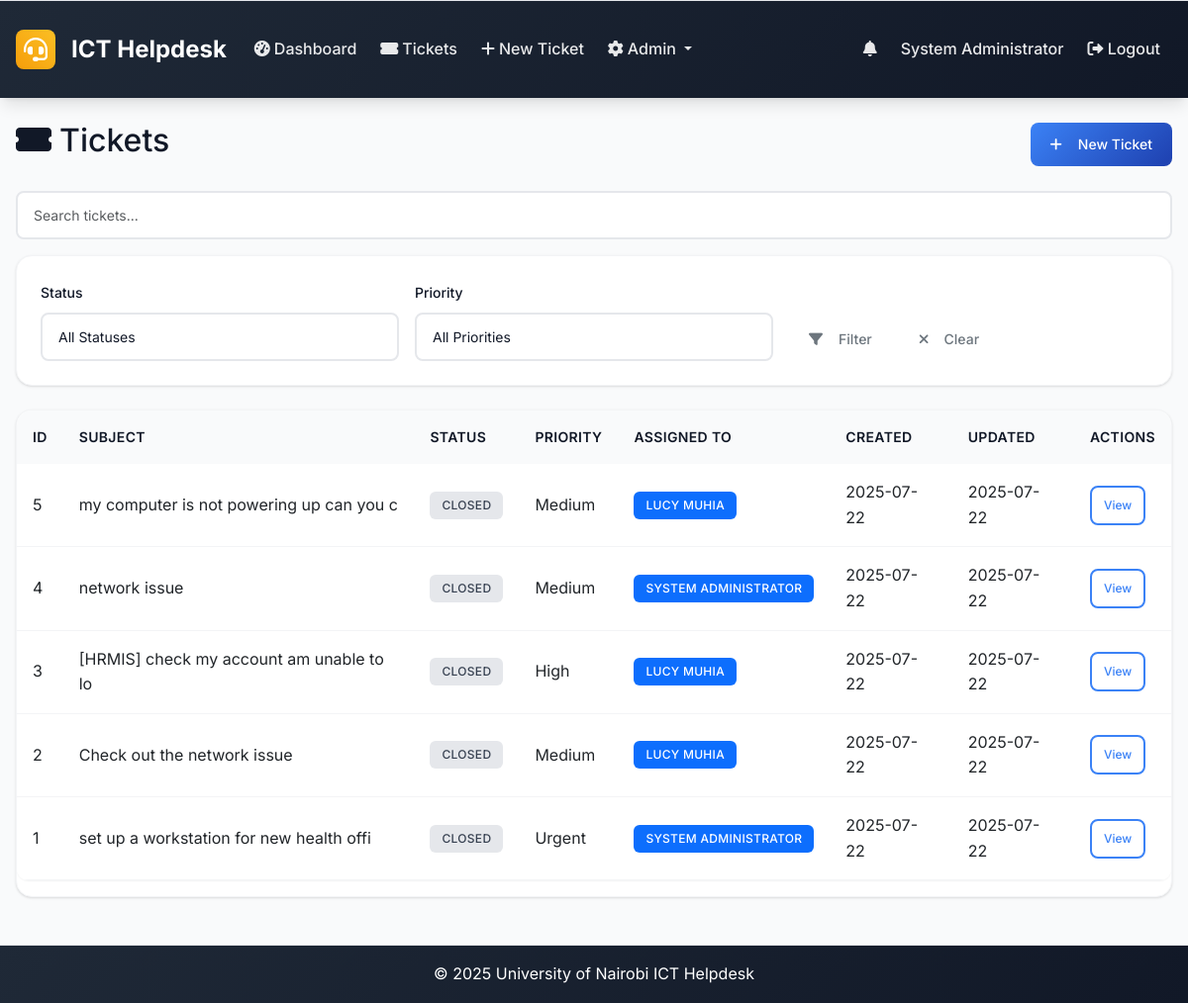
Page /tickets (signed in) on the earlier database version.
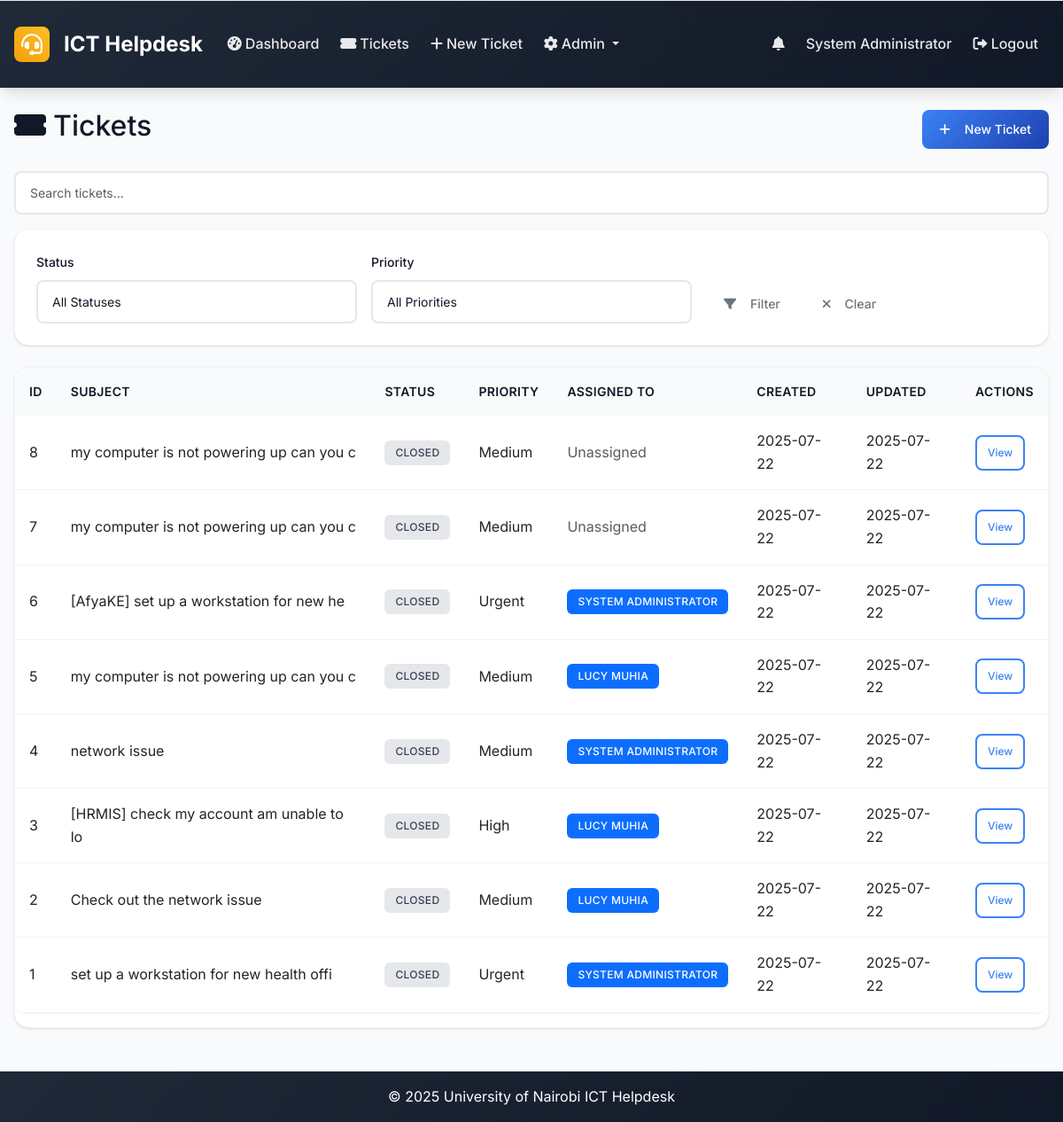
Same page on the later database version.
### models.py (models this page shows, shortened)
class User(UserMixin, db.Model):
    id = db.Column(db.Integer, primary_key=True)
    username = db.Column(db.String(64), unique=True, nullable=False)
    email = db.Column(db.String(120), unique=True, nullable=False)
    password_hash = db.Column(db.String(256), nullable=False)
    full_name = db.Column(db.String(100), nullable=False)
    role = db.Column(db.String(20), nullable=False, default='user')  # admin, intern, user
    created_at = db.Column(db.DateTime, default=datetime.utcnow)
    is_active = db.Column(db.Boolean, default=True)
    is_verified = db.Column(db.Boolean, default=False)
    verification_token = db.Column(db.String(128), nullable=True)
    tickets_created = db.relationship('Ticket', foreign_keys='Ticket.created_by_id', backref='creator', lazy='dynamic')
    assigned_tickets = db.relationship('Ticket', secondary='ticket_assignees', back_populates='assignees', lazy='selectin')
    comments = db.relationship('Comment', backref='author', lazy='dynamic')

class Ticket(db.Model):
    id = db.Column(db.Integer, primary_key=True)
    location = db.Column(db.String(200), nullable=False)
    description = db.Column(Text, nullable=False)
    status = db.Column(db.String(20), nullable=False, default='open')  # open, in_progress, resolved, closed
    priority = db.Column(db.String(20), nullable=False, default='medium')  # low, medium, high, urgent
    created_at = db.Column(db.DateTime, default=datetime.utcnow)
    updated_at = db.Column(db.DateTime, default=datetime.utcnow, onupdate=datetime.utcnow)
    closed_at = db.Column(db.DateTime)
    closed_by_id = db.Column(db.Integer, db.ForeignKey('user.id'), nullable=True)
    due_date = db.Column(db.DateTime, nullable=True)
    created_by_id = db.Column(db.Integer, db.ForeignKey('user.id'), nullable=True)
    category_id = db.Column(db.Integer, db.ForeignKey('category.id'))
    comments = db.relationship('Comment', backref='ticket', lazy='dynamic', cascade='all, delete-orphan')
    attachments = db.relationship('Attachment', backref='ticket', lazy='dynamic', cascade='all, delete-orphan')
    assignees = db.relationship('User', secondary=ticket_assignees, back_populates='assigned_tickets', lazy='selectin')
    closed_by = db.relationship('User', foreign_keys=[closed_by_id], backref='closed_tickets')

### routes.py (the view)
@app.route('/tickets')
@login_required
def tickets_list():
    page = request.args.get('page', 1, type=int)
    status_filter = request.args.get('status', '')
    priority_filter = request.args.get('priority', '')
    query = Ticket.query
    if current_user.role == 'user':
        query = query.filter_by(created_by_id=current_user.id)
    elif current_user.role == 'intern':
        query = query.filter(Ticket.assignees.any(id=current_user.id))
    if status_filter:
        query = query.filter_by(status=status_filter)
    if priority_filter:
        query = query.filter_by(priority=priority_filter)
    tickets = query.order_by(desc(Ticket.created_at)).paginate(
        page=page, per_page=10, error_out=False
    )
    return render_template('tickets_list.html', tickets=tickets, status_filter=status_filter, priority_filter=priority_filter)

### app.py (called while the page is built)
@login_manager.user_loader
def load_user(user_id):
    from models import User
    return User.query.get(int(user_id))

@app.context_processor
def inject_now():
    return {'now': datetime.utcnow}

### routes.py (called while the page is built)
@app.context_processor
def inject_datetime():
    return dict(datetime=datetime)

### templates/tickets_list.html (shortened to what this page needs)
{% extends "base.html" %}
{% block content %}
<div class="d-flex justify-content-between align-items-center mb-4">
    <h2><i class="fas fa-ticket-alt me-2"></i>Tickets</h2>
    <a href="{{ url_for('new_ticket') }}" class="btn btn-primary">
        <i class="fas fa-plus me-2"></i>New Ticket
    </a>
</div>
<div class="mb-3">
    <input type="text" id="ticket-search" class="form-control" placeholder="Search tickets...">
</div>
<div class="card mb-4">
    <div class="card-body">
        <form method="GET" class="row g-3">
            <div class="col-md-4">
                <label class="form-label">Status</label>
                <select name="status" class="form-control">
                    <option value="">All Statuses</option>
                </select>
            </div>
            <div class="col-md-4">
                <label class="form-label">Priority</label>
                <select name="priority" class="form-control">
                    <option value="">All Priorities</option>
                </select>
            </div>
            <div class="col-md-4 d-flex align-items-end">
                <button type="submit" class="btn btn-outline-secondary me-2">
                    <i class="fas fa-filter me-2"></i>Filter
                </button>
                <a href="{{ url_for('tickets_list') }}" class="btn btn-outline-secondary">
                    <i class="fas fa-times me-2"></i>Clear
                </a>
            </div>
        </form>
    </div>
</div>
<div class="card">
    <div class="table-responsive">
        <table class="table" id="tickets-table">
            <thead>
                <tr>
                    <th>ID</th>
                    <th>Subject</th>
                    <th>Status</th>
                    <th>Priority</th>
                    <th>Assigned To</th>
                    <th>Created</th>
                    <th>Updated</th>
                    <th>Actions</th>
                </tr>
            </thead>
            <tbody>
                {% for ticket in tickets.items %}
                <tr>
                    <td>{{ ticket.id }}</td>
                    <td>{{ ticket.title or ticket.description[:40] }}</td>
                    <td><span class="badge badge-status-{{ ticket.status|replace(' ', '_') }}">{{ ticket.status.title() }}</span></td>
                    <td>{{ ticket.priority.title() }}</td>
                    <td>
                        {% if ticket.assignees|length > 0 %}
                            {% for user in ticket.assignees %}
                                <span class="badge bg-primary">{{ user.full_name }}</span>{% if not loop.last %}, {% endif %}
                            {% endfor %}
                        {% else %}
                            <span class="text-muted">Unassigned</span>
                        {% endif %}
                    </td>
                    <td>{{ ticket.created_at.strftime('%Y-%m-%d') }}</td>
                    <td>{{ ticket.updated_at.strftime('%Y-%m-%d') }}</td>
                    <td>
                        <a href="{{ url_for('ticket_detail', id=ticket.id) }}" class="btn btn-sm btn-outline-primary">View</a>
                    </td>
                </tr>
                {% endfor %}
            </tbody>
        </table>
    </div>
</div>
{% endblock %}

### templates/base.html (shortened to what this page needs)
<!DOCTYPE html>
<html lang="en">
<head>
    <link href="https://cdn.jsdelivr.net/npm/bootstrap@5.3.0/dist/css/bootstrap.min.css" rel="stylesheet">
    <link href="https://cdnjs.cloudflare.com/ajax/libs/font-awesome/6.0.0/css/all.min.css" rel="stylesheet">
    <link href="{{ url_for('static', filename='css/custom.css') }}" rel="stylesheet">
</head>
<body>
    <nav class="navbar navbar-expand-lg navbar-dark footer-sky">
        <div class="container-fluid px-3">
            <a class="navbar-brand" href="{{ url_for('index') }}">
                <i class="fas fa-headset me-2"></i>ICT Helpdesk
            </a>
            <div class="collapse navbar-collapse" id="navbarNav">
                <ul class="navbar-nav me-auto mb-2 mb-lg-0">
                    {% if current_user.is_authenticated %}
                    <li class="nav-item">
                        <a class="nav-link" href="{{ url_for('dashboard') }}">
                            <i class="fas fa-tachometer-alt me-1"></i>Dashboard
                        </a>
                    </li>
                    <li class="nav-item">
                        <a class="nav-link" href="{{ url_for('tickets_list') }}">
                            <i class="fas fa-ticket-alt me-1"></i>Tickets
                        </a>
                    </li>
                    <li class="nav-item">
                        <a class="nav-link" href="{{ url_for('new_ticket') }}">
                            <i class="fas fa-plus me-1"></i>New Ticket
                        </a>
                    </li>
                    {% if current_user.role == 'admin' %}
                    <li class="nav-item dropdown">
                        <a class="nav-link dropdown-toggle" href="#" role="button" data-bs-toggle="dropdown" aria-expanded="false">
                            <i class="fas fa-cog me-1"></i>Admin
                        </a>
                    </li>
                    {% endif %}
                    {% endif %}
                </ul>
                <ul class="navbar-nav ms-auto mb-2 mb-lg-0">
                    {% if current_user.is_authenticated %}
                    {% if current_user.role in ['admin', 'intern'] %}
                    <li class="nav-item dropdown">
                        <a class="nav-link position-relative" href="#" id="notificationsDropdown" role="button" data-bs-toggle="dropdown" aria-expanded="false">
                            <i class="fas fa-bell"></i>
                        </a>
                    </li>
                    {% endif %}
                    <li class="nav-item">
                        <span class="nav-link">{{ current_user.full_name }}</span>
                    </li>
                    <li class="nav-item">
                        <a class="nav-link" href="{{ url_for('logout') }}"><i class="fas fa-sign-out-alt"></i> Logout</a>
                    </li>
                    {% endif %}
                </ul>
            </div>
        </div>
    </nav>
    <main class="container-fluid my-4 px-3">
        {% block content %}{% endblock %}
    </main>
    <footer class="footer-sky py-3 mt-5">
        <div class="container text-center">
            <span>&copy; {{ datetime.utcnow().year }} University of Nairobi ICT Helpdesk</span>
        </div>
    </footer>
</body>
</html>

Differences in the rows shown:
added Ticket: id "8", description "my computer is not powering up can you c", status "CLOSED", priority "Medium", shows "Unassigned", created_at "2025-07-22", updated_at "2025-07-22"
added Ticket: id "7", description "my computer is not powering up can you c", status "CLOSED", priority "Medium", shows "Unassigned", created_at "2025-07-22", updated_at "2025-07-22"
added Ticket: id "6", description "[AfyaKE] set up a workstation for new he", status "CLOSED", priority "Urgent", created_at "2025-07-22", updated_at "2025-07-22", User (full_name "SYSTEM ADMINISTRATOR")
